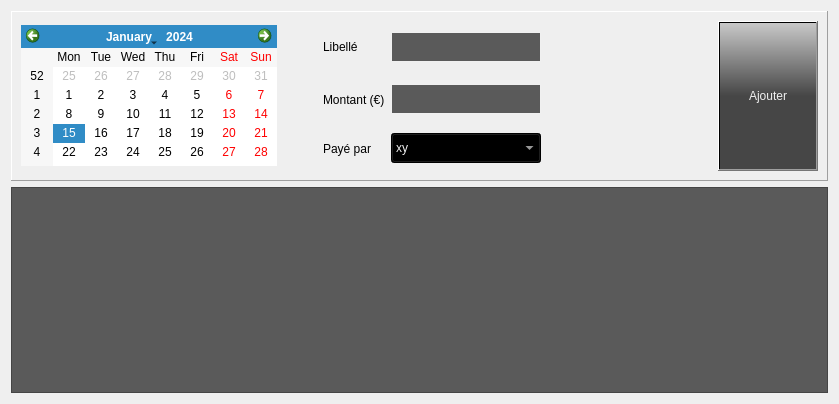
      <widget class="QWidget" name="T_Balance">
       <property name="minimumSize">
        <size>
         <width>831</width>
         <height>395</height>
        </size>
       </property>
       <attribute name="title">
        <string>Balance</string>
       </attribute>
       <layout class="QVBoxLayout" name="verticalLayout_2">
        <item>
         <widget class="QFrame" name="F_Balance">
          <property name="minimumSize">
           <size>
            <width>817</width>
            <height>170</height>
           </size>
          </property>
          <property name="maximumSize">
           <size>
            <width>16777215</width>
            <height>170</height>
           </size>
          </property>
          <property name="frameShape">
           <enum>QFrame::Panel</enum>
          </property>
          <property name="frameShadow">
           <enum>QFrame::Raised</enum>
          </property>
          <layout class="QGridLayout" name="gridLayout_2">
           <item row="2" column="3">
            <widget class="QComboBox" name="CB_payeur">
             <property name="minimumSize">
              <size>
               <width>150</width>
               <height>30</height>
              </size>
             </property>
             <property name="maximumSize">
              <size>
               <width>150</width>
               <height>30</height>
              </size>
             </property>
             <property name="styleSheet">
              <string notr="true">background-color: qlineargradient(spread:repeat, x1:1, y1:1, x2:1, y2:0, stop:0.5 rgba(70, 70, 70, 255), stop:1 rgba(200, 200, 200, 255));
color: rgb(240, 240, 240);</string>
             </property>
             <item>
              <property name="text">
               <string>xy</string>
              </property>
             </item>
             <item>
              <property name="text">
               <string>xx</string>
              </property>
             </item>
            </widget>
           </item>
           <item row="2" column="2">
            <widget class="QLabel" name="label_9">
             <property name="text">
              <string>Payé par</string>
             </property>
            </widget>
           </item>
           <item row="2" column="1">
            <widget class="QLabel" name="label_12">
             <property name="minimumSize">
              <size>
               <width>34</width>
               <height>16</height>
              </size>
             </property>
             <property name="maximumSize">
              <size>
               <width>34</width>
               <height>16</height>
              </size>
             </property>
             <property name="text">
              <string/>
             </property>
            </widget>
           </item>
           <item row="0" column="0" rowspan="3">
            <widget class="QCalendarWidget" name="CW_Choix_de_la_date">
             <property name="minimumSize">
              <size>
               <width>256</width>
               <height>141</height>
              </size>
             </property>
             <property name="maximumSize">
              <size>
               <width>256</width>
               <height>141</height>
              </size>
             </property>
            </widget>
           </item>
           <item row="0" column="6" rowspan="3">
            <widget class="QPushButton" name="B_Ajouter_dans_balance">
             <property name="sizePolicy">
              <sizepolicy hsizetype="Minimum" vsizetype="Fixed">
               <horstretch>1</horstretch>
               <verstretch>0</verstretch>
              </sizepolicy>
             </property>
             <property name="minimumSize">
              <size>
               <width>100</width>
               <height>150</height>
              </size>
             </property>
             <property name="maximumSize">
              <size>
               <width>100</width>
               <height>150</height>
              </size>
             </property>
             <property name="palette">
              <palette>
               <active>
                <colorrole role="WindowText">
                 <brush brushstyle="SolidPattern">
                  <color alpha="255">
                   <red>240</red>
                   <green>240</green>
                   <blue>240</blue>
                  </color>
                 </brush>
                </colorrole>
                <colorrole role="Button">
                 <brush brushstyle="LinearGradientPattern">
                  <gradient startx="1.000000000000000" starty="1.000000000000000" endx="1.000000000000000" endy="0.000000000000000" type="LinearGradient" spread="RepeatSpread" coordinatemode="ObjectBoundingMode">
                   <gradientstop position="0.500000000000000">
                    <color alpha="255">
                     <red>70</red>
                     <green>70</green>
                     <blue>70</blue>
                    </color>
                   </gradientstop>
                   <gradientstop position="1.000000000000000">
                    <color alpha="255">
                     <red>200</red>
                     <green>200</green>
                     <blue>200</blue>
                    </color>
                   </gradientstop>
                  </gradient>
                 </brush>
                </colorrole>
                <colorrole role="Text">
                 <brush brushstyle="SolidPattern">
                  <color alpha="255">
                   <red>240</red>
                   <green>240</green>
                   <blue>240</blue>
                  </color>
                 </brush>
                </colorrole>
                <colorrole role="ButtonText">
                 <brush brushstyle="SolidPattern">
                  <color alpha="255">
                   <red>240</red>
                   <green>240</green>
                   <blue>240</blue>
                  </color>
                 </brush>
                </colorrole>
                <colorrole role="Base">
                 <brush brushstyle="LinearGradientPattern">
                  <gradient startx="1.000000000000000" starty="1.000000000000000" endx="1.000000000000000" endy="0.000000000000000" type="LinearGradient" spread="RepeatSpread" coordinatemode="ObjectBoundingMode">
                   <gradientstop position="0.500000000000000">
                    <color alpha="255">
                     <red>70</red>
                     <green>70</green>
                     <blue>70</blue>
                    </color>
                   </gradientstop>
                   <gradientstop position="1.000000000000000">
                    <color alpha="255">
                     <red>200</red>
                     <green>200</green>
                     <blue>200</blue>
                    </color>
                   </gradientstop>
                  </gradient>
                 </brush>
                </colorrole>
                <colorrole role="Window">
                 <brush brushstyle="LinearGradientPattern">
                  <gradient startx="1.000000000000000" starty="1.000000000000000" endx="1.000000000000000" endy="0.000000000000000" type="LinearGradient" spread="RepeatSpread" coordinatemode="ObjectBoundingMode">
                   <gradientstop position="0.500000000000000">
                    <color alpha="255">
                     <red>70</red>
                     <green>70</green>
                     <blue>70</blue>
                    </color>
                   </gradientstop>
                   <gradientstop position="1.000000000000000">
                    <color alpha="255">
                     <red>200</red>
                     <green>200</green>
                     <blue>200</blue>
                    </color>
                   </gradientstop>
                  </gradient>
                 </brush>
                </colorrole>
               </active>
               <inactive>
                <colorrole role="WindowText">
                 <brush brushstyle="SolidPattern">
                  <color alpha="255">
                   <red>240</red>
                   <green>240</green>
                   <blue>240</blue>
                  </color>
                 </brush>
                </colorrole>
                <colorrole role="Button">
                 <brush brushstyle="LinearGradientPattern">
                  <gradient startx="1.000000000000000" starty="1.000000000000000" endx="1.000000000000000" endy="0.000000000000000" type="LinearGradient" spread="RepeatSpread" coordinatemode="ObjectBoundingMode">
                   <gradientstop position="0.500000000000000">
                    <color alpha="255">
                     <red>70</red>
                     <green>70</green>
                     <blue>70</blue>
                    </color>
                   </gradientstop>
                   <gradientstop position="1.000000000000000">
                    <color alpha="255">
                     <red>200</red>
                     <green>200</green>
                     <blue>200</blue>
                    </color>
                   </gradientstop>
                  </gradient>
                 </brush>
                </colorrole>
                <colorrole role="Text">
                 <brush brushstyle="SolidPattern">
                  <color alpha="255">
                   <red>240</red>
                   <green>240</green>
                   <blue>240</blue>
                  </color>
                 </brush>
                </colorrole>
                <colorrole role="ButtonText">
                 <brush brushstyle="SolidPattern">
                  <color alpha="255">
                   <red>240</red>
                   <green>240</green>
                   <blue>240</blue>
                  </color>
                 </brush>
                </colorrole>
                <colorrole role="Base">
                 <brush brushstyle="LinearGradientPattern">
                  <gradient startx="1.000000000000000" starty="1.000000000000000" endx="1.000000000000000" endy="0.000000000000000" type="LinearGradient" spread="RepeatSpread" coordinatemode="ObjectBoundingMode">
                   <gradientstop position="0.500000000000000">
                    <color alpha="255">
                     <red>70</red>
                     <green>70</green>
                     <blue>70</blue>
                    </color>
                   </gradientstop>
                   <gradientstop position="1.000000000000000">
                    <color alpha="255">
                     <red>200</red>
                     <green>200</green>
                     <blue>200</blue>
                    </color>
                   </gradientstop>
                  </gradient>
                 </brush>
                </colorrole>
                <colorrole role="Window">
                 <brush brushstyle="LinearGradientPattern">
                  <gradient startx="1.000000000000000" starty="1.000000000000000" endx="1.000000000000000" endy="0.000000000000000" type="LinearGradient" spread="RepeatSpread" coordinatemode="ObjectBoundingMode">
                   <gradientstop position="0.500000000000000">
                    <color alpha="255">
                     <red>70</red>
                     <green>70</green>
                     <blue>70</blue>
                    </color>
                   </gradientstop>
                   <gradientstop position="1.000000000000000">
                    <color alpha="255">
                     <red>200</red>
                     <green>200</green>
                     <blue>200</blue>
                    </color>
                   </gradientstop>
                  </gradient>
                 </brush>
                </colorrole>
               </inactive>
               <disabled>
                <colorrole role="WindowText">
                 <brush brushstyle="SolidPattern">
                  <color alpha="255">
                   <red>240</red>
                   <green>240</green>
                   <blue>240</blue>
                  </color>
                 </brush>
                </colorrole>
                <colorrole role="Button">
                 <brush brushstyle="LinearGradientPattern">
                  <gradient startx="1.000000000000000" starty="1.000000000000000" endx="1.000000000000000" endy="0.000000000000000" type="LinearGradient" spread="RepeatSpread" coordinatemode="ObjectBoundingMode">
                   <gradientstop position="0.500000000000000">
                    <color alpha="255">
                     <red>70</red>
                     <green>70</green>
                     <blue>70</blue>
                    </color>
                   </gradientstop>
                   <gradientstop position="1.000000000000000">
                    <color alpha="255">
                     <red>200</red>
                     <green>200</green>
                     <blue>200</blue>
                    </color>
                   </gradientstop>
                  </gradient>
                 </brush>
                </colorrole>
                <colorrole role="Text">
                 <brush brushstyle="SolidPattern">
                  <color alpha="255">
                   <red>240</red>
                   <green>240</green>
                   <blue>240</blue>
                  </color>
                 </brush>
                </colorrole>
                <colorrole role="ButtonText">
                 <brush brushstyle="SolidPattern">
                  <color alpha="255">
                   <red>240</red>
                   <green>240</green>
                   <blue>240</blue>
                  </color>
                 </brush>
                </colorrole>
                <colorrole role="Base">
                 <brush brushstyle="LinearGradientPattern">
                  <gradient startx="1.000000000000000" starty="1.000000000000000" endx="1.000000000000000" endy="0.000000000000000" type="LinearGradient" spread="RepeatSpread" coordinatemode="ObjectBoundingMode">
                   <gradientstop position="0.500000000000000">
                    <color alpha="255">
                     <red>70</red>
                     <green>70</green>
                     <blue>70</blue>
                    </color>
                   </gradientstop>
                   <gradientstop position="1.000000000000000">
                    <color alpha="255">
                     <red>200</red>
                     <green>200</green>
                     <blue>200</blue>
                    </color>
                   </gradientstop>
                  </gradient>
                 </brush>
                </colorrole>
                <colorrole role="Window">
                 <brush brushstyle="LinearGradientPattern">
                  <gradient startx="1.000000000000000" starty="1.000000000000000" endx="1.000000000000000" endy="0.000000000000000" type="LinearGradient" spread="RepeatSpread" coordinatemode="ObjectBoundingMode">
                   <gradientstop position="0.500000000000000">
                    <color alpha="255">
                     <red>70</red>
                     <green>70</green>
                     <blue>70</blue>
                    </color>
                   </gradientstop>
                   <gradientstop position="1.000000000000000">
                    <color alpha="255">
                     <red>200</red>
                     <green>200</green>
                     <blue>200</blue>
                    </color>
                   </gradientstop>
                  </gradient>
                 </brush>
                </colorrole>
               </disabled>
              </palette>
             </property>
             <property name="styleSheet">
              <string notr="true">background-color: qlineargradient(spread:repeat, x1:1, y1:1, x2:1, y2:0, stop:0.5 rgba(70, 70, 70, 255), stop:1 rgba(200, 200, 200, 255));
color: rgb(240, 240, 240);</string>
             </property>
             <property name="text">
              <string>Ajouter</string>
             </property>
            </widget>
           </item>
           <item row="0" column="2">
            <widget class="QLabel" name="label_6">
             <property name="text">
              <string>Libellé</string>
             </property>
            </widget>
           </item>
           <item row="0" column="3">
            <widget class="QLineEdit" name="LE_Libelle">
             <property name="minimumSize">
              <size>
               <width>150</width>
               <height>30</height>
              </size>
             </property>
             <property name="maximumSize">
              <size>
               <width>150</width>
               <height>30</height>
              </size>
             </property>
             <property name="styleSheet">
              <string notr="true">background-color: rgb(90, 90, 90);
color: rgb(240, 240, 240);
border: 1px solid rgb(240, 240, 240);</string>
             </property>
            </widget>
           </item>
           <item row="0" column="1">
            <widget class="QLabel" name="label_10">
             <property name="minimumSize">
              <size>
               <width>34</width>
               <height>16</height>
              </size>
             </property>
             <property name="maximumSize">
              <size>
               <width>34</width>
               <height>16</height>
              </size>
             </property>
             <property name="text">
              <string/>
             </property>
            </widget>
           </item>
           <item row="1" column="3">
            <widget class="QLineEdit" name="LE_Montant">
             <property name="minimumSize">
              <size>
               <width>150</width>
               <height>30</height>
              </size>
             </property>
             <property name="maximumSize">
              <size>
               <width>150</width>
               <height>30</height>
              </size>
             </property>
             <property name="styleSheet">
              <string notr="true">background-color: rgb(90, 90, 90);
color: rgb(240, 240, 240);
border: 1px solid rgb(240, 240, 240);
</string>
             </property>
            </widget>
           </item>
           <item row="1" column="1">
            <widget class="QLabel" name="label_11">
             <property name="minimumSize">
              <size>
               <width>34</width>
               <height>16</height>
              </size>
             </property>
             <property name="maximumSize">
              <size>
               <width>34</width>
               <height>16</height>
              </size>
             </property>
             <property name="text">
              <string/>
             </property>
            </widget>
           </item>
           <item row="1" column="2">
            <widget class="QLabel" name="label_8">
             <property name="text">
              <string>Montant (€)</string>
             </property>
            </widget>
           </item>
           <item row="0" column="5">
            <widget class="QLabel" name="label_13">
             <property name="minimumSize">
              <size>
               <width>34</width>
               <height>16</height>
              </size>
             </property>
             <property name="maximumSize">
              <size>
               <width>34</width>
               <height>16</height>
              </size>
             </property>
             <property name="text">
              <string/>
             </property>
            </widget>
           </item>
           <item row="1" column="5">
            <widget class="QLabel" name="label_14">
             <property name="minimumSize">
              <size>
               <width>34</width>
               <height>16</height>
              </size>
             </property>
             <property name="maximumSize">
              <size>
               <width>34</width>
               <height>16</height>
              </size>
             </property>
             <property name="text">
              <string/>
             </property>
            </widget>
           </item>
           <item row="2" column="5">
            <widget class="QLabel" name="label_15">
             <property name="minimumSize">
              <size>
               <width>34</width>
               <height>16</height>
              </size>
             </property>
             <property name="maximumSize">
              <size>
               <width>34</width>
               <height>16</height>
              </size>
             </property>
             <property name="text">
              <string/>
             </property>
            </widget>
           </item>
           <item row="0" column="4">
            <spacer name="horizontalSpacer_4">
             <property name="orientation">
              <enum>Qt::Horizontal</enum>
             </property>
             <property name="sizeHint" stdset="0">
              <size>
               <width>40</width>
               <height>20</height>
              </size>
             </property>
            </spacer>
           </item>
           <item row="1" column="4">
            <spacer name="horizontalSpacer_5">
             <property name="orientation">
              <enum>Qt::Horizontal</enum>
             </property>
             <property name="sizeHint" stdset="0">
              <size>
               <width>40</width>
               <height>20</height>
              </size>
             </property>
            </spacer>
           </item>
           <item row="2" column="4">
            <spacer name="horizontalSpacer_6">
             <property name="orientation">
              <enum>Qt::Horizontal</enum>
             </property>
             <property name="sizeHint" stdset="0">
              <size>
               <width>40</width>
               <height>20</height>
              </size>
             </property>
            </spacer>
           </item>
          </layout>
         </widget>
        </item>
        <item>
         <widget class="QTableView" name="TV_Balance">
          <property name="minimumSize">
           <size>
            <width>817</width>
            <height>206</height>
           </size>
          </property>
          <property name="palette">
           <palette>
            <active>
             <colorrole role="Button">
              <brush brushstyle="SolidPattern">
               <color alpha="255">
                <red>90</red>
                <green>90</green>
                <blue>90</blue>
               </color>
              </brush>
             </colorrole>
             <colorrole role="Text">
              <brush brushstyle="SolidPattern">
               <color alpha="255">
                <red>255</red>
                <green>255</green>
                <blue>255</blue>
               </color>
              </brush>
             </colorrole>
             <colorrole role="Base">
              <brush brushstyle="SolidPattern">
               <color alpha="255">
                <red>90</red>
                <green>90</green>
                <blue>90</blue>
               </color>
              </brush>
             </colorrole>
             <colorrole role="Window">
              <brush brushstyle="SolidPattern">
               <color alpha="255">
                <red>90</red>
                <green>90</green>
                <blue>90</blue>
               </color>
              </brush>
             </colorrole>
            </active>
            <inactive>
             <colorrole role="Button">
              <brush brushstyle="SolidPattern">
               <color alpha="255">
                <red>90</red>
                <green>90</green>
                <blue>90</blue>
               </color>
              </brush>
             </colorrole>
             <colorrole role="Text">
              <brush brushstyle="SolidPattern">
               <color alpha="255">
                <red>255</red>
                <green>255</green>
                <blue>255</blue>
               </color>
              </brush>
             </colorrole>
             <colorrole role="Base">
              <brush brushstyle="SolidPattern">
               <color alpha="255">
                <red>90</red>
                <green>90</green>
                <blue>90</blue>
               </color>
              </brush>
             </colorrole>
             <colorrole role="Window">
              <brush brushstyle="SolidPattern">
               <color alpha="255">
                <red>90</red>
                <green>90</green>
                <blue>90</blue>
               </color>
              </brush>
             </colorrole>
            </inactive>
            <disabled>
             <colorrole role="Button">
              <brush brushstyle="SolidPattern">
               <color alpha="255">
                <red>90</red>
                <green>90</green>
                <blue>90</blue>
               </color>
              </brush>
             </colorrole>
             <colorrole role="Text">
              <brush brushstyle="SolidPattern">
               <color alpha="255">
                <red>120</red>
                <green>120</green>
                <blue>120</blue>
               </color>
              </brush>
             </colorrole>
             <colorrole role="Base">
              <brush brushstyle="SolidPattern">
               <color alpha="255">
                <red>90</red>
                <green>90</green>
                <blue>90</blue>
               </color>
              </brush>
             </colorrole>
             <colorrole role="Window">
              <brush brushstyle="SolidPattern">
               <color alpha="255">
                <red>90</red>
                <green>90</green>
                <blue>90</blue>
               </color>
              </brush>
             </colorrole>
            </disabled>
           </palette>
          </property>
         </widget>
        </item>
       </layout>
      </widget>
